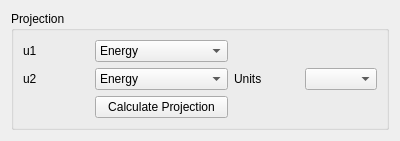
<?xml version="1.0" encoding="UTF-8"?>
<ui version="4.0">
 <class>Form</class>
 <widget class="QWidget" name="Form">
  <property name="geometry">
   <rect>
    <x>0</x>
    <y>0</y>
    <width>400</width>
    <height>131</height>
   </rect>
  </property>
  <property name="windowTitle">
   <string>Form</string>
  </property>
  <layout class="QGridLayout" name="gridLayout_2">
   <item row="0" column="0">
    <widget class="QGroupBox" name="groupBox">
     <property name="title">
      <string>Projection</string>
     </property>
     <layout class="QVBoxLayout" name="verticalLayout_4">
      <item>
       <layout class="QGridLayout" name="gridLayout">
        <property name="sizeConstraint">
         <enum>QLayout::SetNoConstraint</enum>
        </property>
        <item row="0" column="0">
         <widget class="QLabel" name="label_208">
          <property name="text">
           <string>u1</string>
          </property>
         </widget>
        </item>
        <item row="0" column="1">
         <widget class="QComboBox" name="cmbPowderU1">
          <item>
           <property name="text">
            <string>Energy</string>
           </property>
          </item>
          <item>
           <property name="text">
            <string>|Q|</string>
           </property>
          </item>
          <item>
           <property name="text">
            <string>2Theta</string>
           </property>
          </item>
          <item>
           <property name="text">
            <string>Det Group Number</string>
           </property>
          </item>
          <item>
           <property name="text">
            <string>Time Channel</string>
           </property>
          </item>
         </widget>
        </item>
        <item row="1" column="0">
         <widget class="QLabel" name="label_210">
          <property name="text">
           <string>u2</string>
          </property>
         </widget>
        </item>
        <item row="1" column="1">
         <widget class="QComboBox" name="cmbPowderU2">
          <item>
           <property name="text">
            <string>Energy</string>
           </property>
          </item>
          <item>
           <property name="text">
            <string>|Q|</string>
           </property>
          </item>
          <item>
           <property name="text">
            <string>2Theta</string>
           </property>
          </item>
          <item>
           <property name="text">
            <string>Det Group Number</string>
           </property>
          </item>
          <item>
           <property name="text">
            <string>Time Channel</string>
           </property>
          </item>
         </widget>
        </item>
        <item row="1" column="2">
         <widget class="QLabel" name="label">
          <property name="text">
           <string>Units</string>
          </property>
         </widget>
        </item>
        <item row="1" column="3">
         <widget class="QComboBox" name="cmbPowderUnits"/>
        </item>
        <item row="2" column="1">
         <widget class="QPushButton" name="btnPowderCalculateProjection">
          <property name="text">
           <string>Calculate Projection</string>
          </property>
         </widget>
        </item>
       </layout>
      </item>
     </layout>
    </widget>
   </item>
  </layout>
 </widget>
 <resources/>
 <connections/>
</ui>
